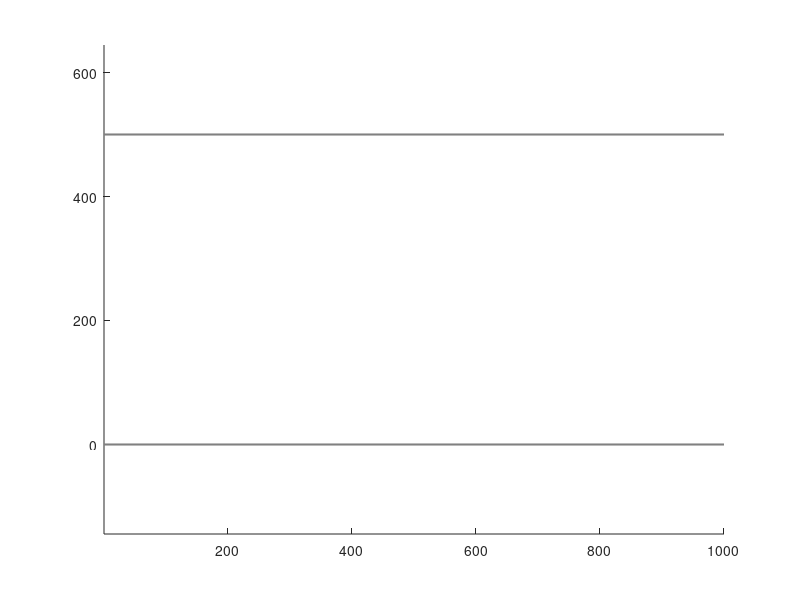

Write MATLAB code to recreate this figure. (Note: this script raises an error after producing the figure.)
figure %6.12

xmin=0;xmax=1000;
zmin=0;zmax=500;
lw=1.5;kol=.5*ones(1,3);
line([xmin xmax],[zmin zmin],'color',kol,'linewidth',lw);%draw surface
line([xmin xmax],[zmax zmax],'color',kol,'linewidth',lw);%draw reflector

axis equal
flipy
xlim([-100 1100]);ylim([-100 1100])
set(gca,'visible','off')
%Draw xticks
dtic=20;
ticht=30;
xnow=200;
ntics=round((xmax-xnow)/dtic)+1;
for k=1:ntics
    line([xnow xnow],[zmin zmin-ticht],'color','k')
    xnow=xnow+dtic;
end
fs=10;
text(800,-2*ticht,'receivers','fontsize',fs)
text(800,zmax+ticht,'reflector','fontsize',fs)
%draw source
xsource=50;
line(xsource,zmin,.5,'linestyle','none','marker','*','linewidth',lw,'markersize',16,'color','k');
text(xsource,zmin-2*ticht,'source','fontsize',fs,'horizontalalignment','center')
%draw downgoing wavefronts
v=2000;
tr=zmax/v;%time to reflector
nw=3;%number of wavefronts
delt=tr/nw;%time between wavefronts
kol=.7*ones(1,3);
lw=1;
dtheta=.1;
theta=-145:dtheta:180;
for k=1:2*nw
   r=k*delt*v;%radius
   x=r*sind(theta)+xsource;
   z=r*cosd(theta);
%    ind1=x>=xmin & x<=xmax;
%    ind2=z(ind1)>=zmin & z(ind1)<=zmax;
%     ind1=find(x>=xmin & x<=xmax);
%     ind2=find(z(ind1)>=zmin & z<=zmax);
    in=inpolygon(x,z,[xsource xmax xmax xsource],[zmin zmin zmax zmax]);
   hd=line(x(in),z(in),'color',kol,'linewidth',lw,'linestyle','-');
end
%draw upgoing wavefronts
theta=-145:dtheta:180;
kol=.3*ones(1,3);
for k=1:2*nw
   r=(.75*tr+k*delt)*v;
   x=r*sind(theta)+xsource;
   z=r*cosd(theta)+2*zmax;
%    ind1=x>=xmin & x<=xmax;
%    ind2=z(ind1)>=zmin & z(ind1)<=zmax;
%     ind1=find(x>=xmin & x<=xmax);
%     ind2=find(z(ind1)>=zmin & z<=zmax);
    in=inpolygon(x,z,[xsource xmax xmax xsource],[zmin zmin zmax zmax]);
   hu=line(x(in),z(in),'color',kol,'linewidth',lw);
   if(k==4)
       hup=hu;
   end
end
%draw two rays
x1=340;%emergence point of ray 1
x2=420;%emergence point of ray 2
lw=.5;
kol=zeros(1,3);
hr=line([xsource .5*(x1-xsource)],[0 zmax],'color',kol,'linewidth',lw);
ha=arrow([.5*(x1-xsource) x1],[zmax zmin],'',kol,lw,'-',.03,1);
line([xsource .5*(x2-xsource)],[0 zmax],'color',kol,'linewidth',lw);
arrow([.5*(x2-xsource) x2],[zmax zmin],'',kol,lw,'-',.03,1);
hl=legend([hd,hu,hr],{'downgoing wavefronts','upgoing wavefronts','raypaths'});
set(hl,'position',[0.4142 0.905 0.1906 0.0739])
%after drawing the above, the lower half of the axis is blank thanks to the axis equal command
%I now enlarge the region 320<x<450, -20<z<50 and show it in the bottom half. To do this I
%define a linear transformation that takes x->xp such that xp=0 when x=320 and xp=1000 when
%x=450. Similarly another linear transformation takes z->zp such that zp=650 when z=0 and
%zp=10354.6 when z=50. The xp transformation is xp=(1000/130)*x-2461.5 and zp=7.69*z+650. The
%odd value of zp is required to preserve the aspect ratio so that angles are also preserved.

a=1000/130;b=-2461.5;c=7.69;d=650;
xmin=320;xmax=450;
zmin=0;zmax=50;
xpmin=0;xpmax=1000;
zpmin=650;zpmax=1233;
%draw box around enlargement zone
lw=.5;
kol=zeros(1,3);
line([xmin xmax xmax xmin xmin],[zmin-35 zmin-35 zmax zmax zmin-35],'linestyle',':','linewidth',lw,'color',kol)
%draw enlargement arrows
h=arrowm([xmin xpmin],[zmin zpmin],'Enlarge',kol,lw,':',.02,1);
pos=get(h{4},'position');
set(h{4},'backgroundcolor','w','position',[pos(1:2) .5]);
h=arrowm([xmax xpmax],[zmin zpmin],'Enlarge',kol,lw,':',.02,1);
ang=get(h{4},'rotation');
pos=get(h{4},'position');
set(h{4},'backgroundcolor','w','rotation',ang+180,'position',[pos(1:2) .5]);

lw=1.5;kol=.5*ones(1,3);
line([xpmin xpmax],[zpmin zpmin],[-1 -1],'color',kol,'linewidth',lw);%draw surface
%Draw xticks
dtic=20;
ticht=40;
xnow=xmin;
xpnow=a*xnow+b;
ntics=round((xmax-xnow)/dtic);
for k=1:ntics
    if(k==2) 
        line([xpnow xpnow],[zpmin zpmin-2*ticht],'color','k')
        xr1=xpnow;
    elseif(k==6)
        line([xpnow xpnow],[zpmin zpmin-2*ticht],'color','k')
        xr2=xpnow;
    else
        line([xpnow xpnow],[zpmin zpmin-ticht],'color','k')
    end
    xnow=xnow+dtic;
    xpnow=a*xnow+b;
end
%draw wavefront
xw=get(hup,'xdata');
zw=get(hup,'ydata');
xwp=a*xw+b;
zwp=c*zw+d;
in=inpolygon(xwp,zwp,[xpmin xpmax xpmax xpmin],[zpmin zpmin zpmax zpmax]);
kol=.3*ones(1,3);
lw=1;
line(xwp(in),zwp(in),'color',kol,'linewidth',lw)
% draw rays
%first ray is from (.5*(x1-xsource),zmax) to (x1,zmin) with zmin=0 and zmax=500. Need its equation
x1r=.5*(x1-xsource);
slope=(500-0)/(x1r-x1);
int=500-slope*x1r;
%new first point at depth 50
z0new=50;
x0new=(z0new-int)/slope;
x0newp=a*x0new+b;
z0newp=c*z0new+d;
%second point
x1p=a*x1+b;
z1p=zpmin;
lw=.5;
kol=zeros(1,3);
arrow([x0newp x1p],[z0newp z1p],'ray 0',kol,lw,'-',.03,1);
%second ray is from (.5*(x2-xsource),zmax) to (x2,zmin) with zmin=0 and zmax=500. Need its equation
x2r=.5*(x2-xsource);
slope=(500-0)/(x2r-x2);
int=500-slope*x2r;
%new first point at depth 50
z0new=50;
x0new=(z0new-int)/slope;
x0newp=a*x0new+b;
z0newp=c*z0new+d;
%second point
x1p=a*x2+b;
z1p=zpmin;
lw=.5;
kol=zeros(1,3);
ha=arrow([x0newp x1p],[z0newp z1p],'ray 1',kol,lw,'-',.03,1);
set(ha{1},'zdata',[1 1])
%extend second ray slightly
z2p=zpmin-2*ticht;
m=(z1p-z0newp)/(x1p-x0newp);%slope
x2p=(z2p-z0newp)/m+x0newp;
line([x1p x2p],[z1p z2p],'linestyle',':','linewidth',.5,'color','k');
%right angle symbol  
line([656 672.479 707],[808.1744 777.1117 790],'linestyle',':','linewidth',.5,'color','k')
%double arrow for delta r
h=arrowtwo([xr1 xr2],(zpmin-1.5*ticht)*ones(1,2),'\Delta r','k',1,':',.02,1);
pos=get(h{6},'position');
set(h{6},'position',[pos(1:2) .5])
%double arrow for delta s
h=arrowtwo([715 791],[829 650],'\Delta s','k',1,':',.08,1);
pos=get(h{6},'position');
set(h{6},'position',[pos(1:2) .5])
%annotate emergence angle
text(386,690,'\theta_0','fontsize',10)
text(777,576,'\theta_0','fontsize',8)
%draw another box
lw=.5;
kol=zeros(1,3);
line([xpmin xpmax xpmax xpmin xpmin],[zpmin-100 zpmin-100 1100 1100 zpmin-100],'linestyle',':','linewidth',lw,'color',kol)

prepfig
print -depsc velocitygraphics\measurep.eps